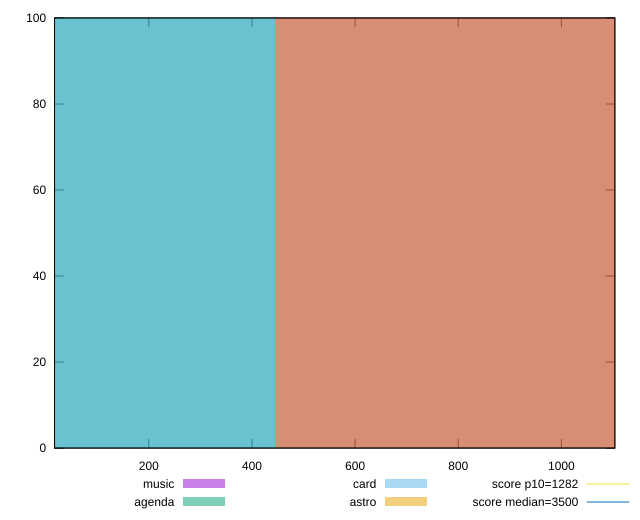

Reproduce this figure in gnuplot.
reset

$music <<EOF
889.6840507068098 100
EOF

$agenda <<EOF
0 100
EOF

$card <<EOF
0 100
EOF

$astro <<EOF
889.6840507068098 100
EOF

set key outside below
set boxwidth 889.6840507068098
set xrange [17.231999999999992:1103.6240000000005]
set yrange [0:100]
set trange [0:100]
set style fill transparent solid 0.5 noborder

set parametric
set terminal svg size 640, 520 enhanced background rgb 'white'
set output "reports/report_00032_2021-02-25T10-28-15.087Z/bootup-time/comparison/histogram/all_raw.svg"

plot $music title "music" with boxes, \
     $agenda title "agenda" with boxes, \
     $card title "card" with boxes, \
     $astro title "astro" with boxes, \
     1282,t title "score p10=1282", \
     3500,t title "score median=3500"

reset
